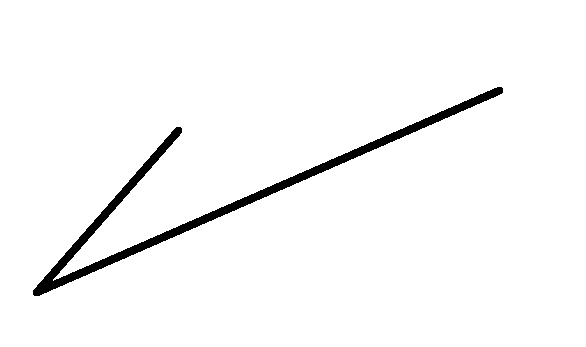
#> input picture Dscript Images/A.png, 586 x 347 px
$ python -i processing.py   (imports and definitions only)
#> lines starting #> are read from the running program, lines starting #| are printed output that depends on the picture; after the words box and inside, x2 and y2 are one past the last pixel; in counts of white or black regions, pixels touching at a corner belong together
import compression
import cv2
import numpy as np
from skimage.morphology import skeletonize
import networkx as nx

def preprocess_image(image_path):
    img = cv2.imread(image_path, cv2.IMREAD_GRAYSCALE)
    if img is None:
        raise ValueError("Invalid image path")
    _, thresh = cv2.threshold(img, 127, 255, cv2.THRESH_BINARY_INV)
    return thresh

def get_components(binary_img, min_size=30, merge_threshold=15):
    num_labels, labels = cv2.connectedComponents(binary_img)
    raw_components = []
    for label in range(1, num_labels):
        mask = np.uint8(labels == label) * 255
        if cv2.countNonZero(mask) < min_size:
            continue
        raw_components.append(mask)
    merged = []
    used = [False] * len(raw_components)
    for i in range(len(raw_components)):
        if used[i]:
            continue
        base = raw_components[i].copy()
        used[i] = True
        x1, y1, w1, h1 = cv2.boundingRect(base)
        for j in range(i+1, len(raw_components)):
            if used[j]:
                continue
            x2, y2, w2, h2 = cv2.boundingRect(raw_components[j])
            close_x = abs(x1 - x2) < merge_threshold
            close_y = abs(y1 - y2) < merge_threshold
            if close_x and close_y:
                base = cv2.bitwise_or(base, raw_components[j])
                used[j] = True
                x1, y1, w1, h1 = cv2.boundingRect(base)
        merged.append(base)
    return merged

def extract_contours(component):
    contours, _ = cv2.findContours(component, cv2.RETR_EXTERNAL, cv2.CHAIN_APPROX_NONE)
    return contours

def get_skeleton(component):
    binary = component // 255
    kernel = np.ones((3, 3), np.uint8)
    binary = cv2.morphologyEx(binary.astype(np.uint8), cv2.MORPH_CLOSE, kernel)
    skeleton = skeletonize(binary)
    return skeleton.astype(np.uint8)

def get_neighbors(skeleton, x, y):
    neighbors = []
    h, w = skeleton.shape
    for dy in [-1, 0, 1]:
        for dx in [-1, 0, 1]:
            if dx == 0 and dy == 0:
                continue
            nx, ny = x + dx, y + dy
            if 0 <= nx < w and 0 <= ny < h:
                if skeleton[ny, nx] == 1:
                    neighbors.append((nx, ny))
    return neighbors

def detect_keypoints(skeleton):
    keypoints = []
    h, w = skeleton.shape
    for y in range(1, h-1):
        for x in range(1, w-1):
            if skeleton[y, x] == 1:
                neighbors = get_neighbors(skeleton, x, y)
                if len(neighbors) == 1:
                    keypoints.append(("endpoint", (x, y)))
                elif len(neighbors) > 2:
                    keypoints.append(("junction", (x, y)))
    return keypoints

def compute_stroke_features(points):
    if len(points) < 3:
        return {
            "num_corners": 0,
            "corner_angles": [],
            "is_straight": True}
    directions = []
    for i in range(1, len(points)):
        x1, y1 = points[i-1]
        x2, y2 = points[i]
        dx, dy = x2 - x1, y2 - y1
        norm = np.hypot(dx, dy)
        if norm == 0:
            continue
        directions.append((dx/norm, dy/norm))
    corner_angles = []
    for i in range(1, len(directions)):
        v1 = np.array(directions[i-1])
        v2 = np.array(directions[i])
        dot = np.clip(np.dot(v1, v2), -1.0, 1.0)
        angle = np.degrees(np.arccos(dot))
        if angle > 25:
            corner_angles.append(angle)
    num_corners = len(corner_angles)
    return {
        "num_corners": num_corners,
        "corner_angles": corner_angles,
        "is_straight": num_corners == 0}

def extract_strokes(skeleton, keypoints):
    visited_edges = set()
    strokes = []
    keypoint_coords = set(coord for _, coord in keypoints)
    if len(keypoints) == 0:
        coords = set((x, y) for y, x in np.argwhere(skeleton == 1))
        start = min(coords)
        path = [start]
        visited = {start}
        current = start
        prev = None
        while True:
            neighbors = get_neighbors(skeleton, current[0], current[1])
            if prev and prev in neighbors:
                neighbors.remove(prev)
            next_candidates = [n for n in neighbors if n not in visited]
            if not next_candidates:
                break
            next_pt = next_candidates[0]
            path.append(next_pt)
            visited.add(next_pt)
            prev = current
            current = next_pt
        features = compute_stroke_features(path)
        return [{
            "points": path,
            "length": len(path),
            "num_corners": features["num_corners"],
            "corner_angles": features["corner_angles"],
            "is_straight": features["is_straight"],
            "is_loop": True}]
    def trace_edge(start, next_pt):
        path = [start, next_pt]
        current = next_pt
        prev = start
        while True:
            edge=(prev, current)
            rev_edge = (current, prev)
            visited_edges.add(edge)
            visited_edges.add(rev_edge)
            if current in keypoint_coords and current != start:
                break
            neighbors = get_neighbors(skeleton, current[0], current[1])
            if prev in neighbors:
                neighbors.remove(prev)
            if not neighbors:
                break
            next_candidates = [n for n in neighbors
                               if (current, n) not in visited_edges]
            if next_candidates:
                next_step = next_candidates[0]
            else:
                break
            path.append(next_step)
            prev = current
            current = next_step
        return path
    for _, kp in keypoints:
        neighbors = get_neighbors(skeleton, kp[0], kp[1])
        for n in neighbors:
            edge = (kp, n)
            if edge in visited_edges:
                continue
            path = trace_edge(kp, n)
            if len(path) > 1:
                features = compute_stroke_features(path)
                strokes.append({
                    "points": path,
                    "length": len(path),
                    "num_corners": features["num_corners"],
                    "corner_angles": features["corner_angles"],
                    "is_straight": features["is_straight"],
                    "is_loop": False})
    all_pixels = set((x, y) for y, x in np.argwhere(skeleton == 1))
    for p in all_pixels:
        neighbors = get_neighbors(skeleton, p[0], p[1])
        for n in neighbors:
            edge = (p, n)
            if edge in visited_edges:
                continue
            path = trace_edge(p, n)
            if len(path) > 1:
                features = compute_stroke_features(path)
                strokes.append({
                    "points": path,
                    "length": len(path),
                    "num_corners": features["num_corners"],
                    "corner_angles": features["corner_angles"],
                    "is_straight": features["is_straight"],
                    "is_loop": False})
    return strokes

def build_graph(keypoints, strokes):
    G = nx.Graph()
    kp_index = {coord: i for i, (_, coord) in enumerate(keypoints)}
    for idx, (ptype, coord) in enumerate(keypoints):
        G.add_node(idx, type=ptype, pos=coord)
    for stroke in strokes:
        points = stroke["points"]
        stroke_kps = [pt for pt in points if pt in kp_index]
        for i in range(len(stroke_kps)-1):
            a = kp_index[stroke_kps[i]]
            b = kp_index[stroke_kps[i+1]]
            G.add_edge(a, b, weight=stroke["length"], corners=stroke["num_corners"])
    return G

def compute_spatial_relations(components):
    relations = []
    for i in range(len(components)):
        for j in range(i+1, len(components)):
            x1, y1, w1, h1 = cv2.boundingRect(components[i])
            x2, y2, w2, h2 = cv2.boundingRect(components[j])
            if y1 < y2:
                relations.append((i, j, "above"))
            elif y1 > y2:
                relations.append((i, j, "below"))
            if x1 < x2:
                relations.append((i, j, "left"))
            elif x1 > x2:
                relations.append((i, j, "right"))
    return relations

def normalize_symbol(keypoints, strokes):
    all_points = []
    for _, (x, y) in keypoints:
        all_points.append((x, y))
    for stroke in strokes:
        all_points.extend(stroke["points"])
    if not all_points:
        return keypoints, strokes
    xs = [p[0] for p in all_points]
    ys = [p[1] for p in all_points]
    min_x, max_x = min(xs), max(xs)
    min_y, max_y = min(ys), max(ys)
    width = max_x - min_x
    height = max_y - min_y
    scale = max(width, height)
    if scale == 0:
        scale = 1
    compression_factor = 0.6
    if height > width:
        scale_y = scale
        scale_x = scale
        compress_y = compression_factor
        compress_x = 1.0
    else:
        scale_x = scale
        scale_y = scale
        compress_x = compression_factor
        compress_y = 1.0
    norm_keypoints = []
    for t, (x, y) in keypoints:
        nx = ((x - min_x) / scale_x) * compress_x
        ny = ((y - min_y) / scale_y) * compress_y
        norm_keypoints.append((t, (nx, ny)))
    norm_strokes = []
    for stroke in strokes:
        new_points = []
        for x, y in stroke["points"]:
            nx = ((x - min_x) / scale_x) * compress_x
            ny = ((y - min_y) / scale_y) * compress_y
            new_points.append((nx, ny))
        norm_strokes.append({
            "points": new_points,
            "length": len(new_points),
            "num_corners": stroke.get("num_corners", 0),
            "corner_angles": stroke.get("corner_angles", []),
            "is_straight": stroke.get("is_straight", False),
            "is_loop": stroke.get("is_loop", False)})
    return norm_keypoints, norm_strokes

def process_symbol(image_path):
    binary = preprocess_image(image_path)
#> in preprocess_image, `img = cv2.imread(image_path, cv2.IMREAD_GRAYSCALE)`: img: shape (347, 586); 97.2% white; 1 black region, box (x1, y1, x2, y2) and area: (33, 87, 503, 296) 5757
    components = get_components(binary)
#> in get_components, `num_labels, labels = cv2.connectedComponents(binary_img)`: num_labels = 2
#> after the loop in get_components, `for label in range(1, num_labels):`: raw_components = 1 item
#> in get_components, `used = [False] * len(raw_components)`: used = [False]
#> the loop in get_components, `for i in range(len(raw_components)):` made 1 pass
#> after the loop in get_components, `for i in range(len(raw_components)):`: merged = 1 item; used = [True]
#> components = 1 item
    symbol_data = {"components": [], "relations": []}
    all_keypoints = []
    all_strokes = []
    for idx, comp in enumerate(components):
        skeleton = get_skeleton(comp)
        keypoints = detect_keypoints(skeleton)
        num_junctions = sum(1 for t, _ in keypoints if t == "junction")
        num_endpoints = sum(1 for t, _ in keypoints if t == "endpoint")
        strokes = extract_strokes(skeleton, keypoints)
        all_keypoints.extend(keypoints)
        all_strokes.extend(strokes)
        component_data = {
            "id": idx,
            "keypoints": keypoints,
            "strokes": strokes,
            "structure": {
                "junctions": num_junctions,
                "endpoints": num_endpoints},
            "geometry": {
                "num_strokes": len(strokes),
                "total_corners": sum(s["num_corners"] for s in strokes),
                "has_loop": any(s.get("is_loop", False) for s in strokes)}}
        symbol_data["components"].append(component_data)
#> this loop made 1 pass
#> kernel in get_skeleton on pass 1: [[1, 1, 1], [1, 1, 1], [1, 1, 1]]
#> pass 1, in get_skeleton, `skeleton = skeletonize(binary)`:
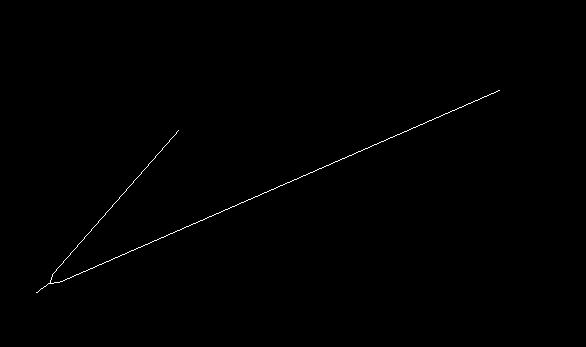
#> skeleton: shape (347, 586) bool; 0.3% white in thin lines or dots, all inside (x1, y1, x2, y2) = (36, 90, 500, 293)
    all_keypoints, all_strokes = normalize_symbol(all_keypoints, all_strokes)
#> the loop in normalize_symbol, `for _, (x, y) in keypoints:` made 7 passes
#> (x, y) on passes 1 to 7: (499, 90), (178, 130), (50, 282), (49, 283), (50, 283), (51, 283), (36, 292)
#> the loop in normalize_symbol, `for stroke in strokes:` made 8 passes
#> the loop in normalize_symbol, `for t, (x, y) in keypoints:` made 7 passes
    stroke_idx = 0
    for comp in symbol_data["components"]:
        num = len(comp["strokes"])
        comp["strokes"] = all_strokes[stroke_idx:stroke_idx + num]
        stroke_idx += num
    graph = build_graph(all_keypoints, all_strokes)
#> the loop in build_graph, `for idx, (ptype, coord) in enumerate(keypoints):` made 7 passes
#> (ptype, coord) on passes 1 to 7: ('endpoint', (0.6, 0)), ('endpoint', (0.184, 0.0864)), ('junction', (0.0181, 0.415)), ('junction', (0.0168, 0.417)), ('junction', (0.0181, 0.417)), ('junction', (0.0194, 0.417)), ('endpoint', (0, 0.436))
#> the loop in build_graph, `for stroke in strokes:` made 8 passes
    symbol_data["graph"] = nx.node_link_data(graph)
    symbol_data["relations"] = compute_spatial_relations(components)
#> the loop in compute_spatial_relations, `for i in range(len(components)):` made 1 pass
    return symbol_data

>>> result = process_symbol('Dscript Images/A.png')

$ run again, on Dscript Images/E.png
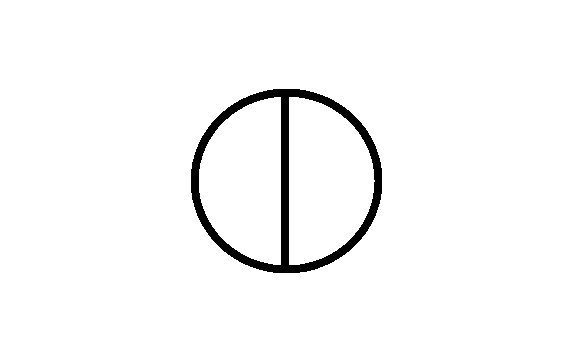
#> input picture Dscript Images/E.png, 586 x 347 px
#> img: shape (347, 586); 97.1% white; 1 black region, box (x1, y1, x2, y2) and area: (191, 89, 382, 273) 5863
#> num_labels = 2
#> after the loop in get_components, `for label in range(1, num_labels):`: raw_components = 1 item
#> in get_components, `used = [False] * len(raw_components)`: used = [False]
#> the loop in get_components, `for i in range(len(raw_components)):` made 1 pass
#> after the loop in get_components, `for i in range(len(raw_components)):`: merged = 1 item; used = [True]
#> components = 1 item
#> the loop in process_symbol, `for idx, comp in enumerate(components):` made 1 pass
#> kernel in get_skeleton on pass 1: [[1, 1, 1], [1, 1, 1], [1, 1, 1]]
#> pass 1, in get_skeleton, `skeleton = skeletonize(binary)`:
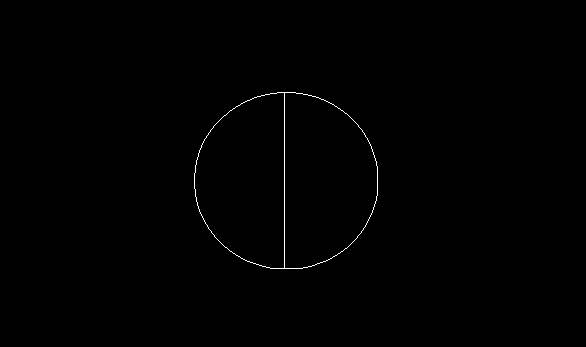
#> skeleton: shape (347, 586) bool; 0.34% white in thin lines or dots, all inside (x1, y1, x2, y2) = (194, 92, 378, 269)
#> the loop in normalize_symbol, `for _, (x, y) in keypoints:` made 8 passes
#> (x, y) on passes 1 to 8: (283, 92), (284, 92), (285, 92), (284, 93), (284, 267), (283, 268), (284, 268), (285, 268)
#> the loop in normalize_symbol, `for stroke in strokes:` made 13 passes
#> the loop in normalize_symbol, `for t, (x, y) in keypoints:` made 8 passes
#> the loop in build_graph, `for idx, (ptype, coord) in enumerate(keypoints):` made 8 passes
#> coord on passes 1 to 8: (0.292, 0), (0.295, 0), (0.298, 0), (0.295, 0.00546), (0.295, 0.956), (0.292, 0.962), (0.295, 0.962), (0.298, 0.962)
#> the loop in build_graph, `for stroke in strokes:` made 13 passes
#> the loop in compute_spatial_relations, `for i in range(len(components)):` made 1 pass

$ run again, on Dscript Images/F.png
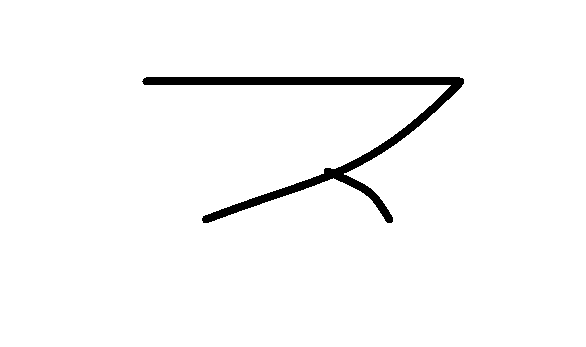
#> input picture Dscript Images/F.png, 586 x 347 px
#> img: shape (347, 586); 97.3% white; 1 black region, box (x1, y1, x2, y2) and area: (142, 77, 464, 223) 5501
#> num_labels = 2
#> after the loop in get_components, `for label in range(1, num_labels):`: raw_components = 1 item
#> in get_components, `used = [False] * len(raw_components)`: used = [False]
#> the loop in get_components, `for i in range(len(raw_components)):` made 1 pass
#> after the loop in get_components, `for i in range(len(raw_components)):`: merged = 1 item; used = [True]
#> components = 1 item
#> the loop in process_symbol, `for idx, comp in enumerate(components):` made 1 pass
#> kernel in get_skeleton on pass 1: [[1, 1, 1], [1, 1, 1], [1, 1, 1]]
#> pass 1, in get_skeleton, `skeleton = skeletonize(binary)`:
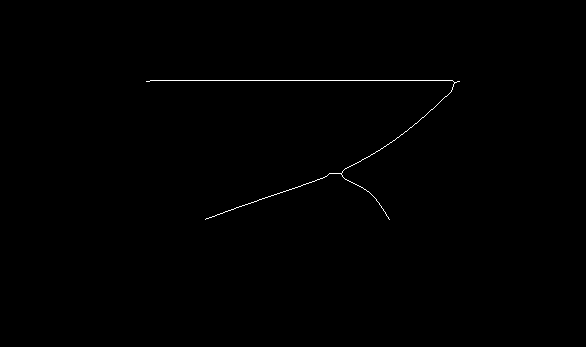
#> skeleton: shape (347, 586) bool; 0.31% white in thin lines or dots, all inside (x1, y1, x2, y2) = (146, 80, 460, 220)
#> the loop in normalize_symbol, `for _, (x, y) in keypoints:` made 10 passes
#> (x, y) on passes 1 to 8: (146, 81), (459, 81), (454, 82), (455, 82), (454, 83), (340, 173), (341, 173), (341, 174)
#> the loop in normalize_symbol, `for stroke in strokes:` made 11 passes
#> the loop in normalize_symbol, `for t, (x, y) in keypoints:` made 10 passes
#> the loop in build_graph, `for idx, (ptype, coord) in enumerate(keypoints):` made 10 passes
#> (ptype, coord) on passes 1 to 8: ('endpoint', (0, 0.00319)), ('endpoint', (0.6, 0.00319)), ('junction', (0.59, 0.00639)), ('junction', (0.592, 0.00639)), ('junction', (0.59, 0.00958)), ('junction', (0.372, 0.297)), ('junction', (0.374, 0.297)), ('junction', (0.374, 0.3))
#> the loop in build_graph, `for stroke in strokes:` made 11 passes
#> the loop in compute_spatial_relations, `for i in range(len(components)):` made 1 pass

$ run again, on Dscript Images/G.png
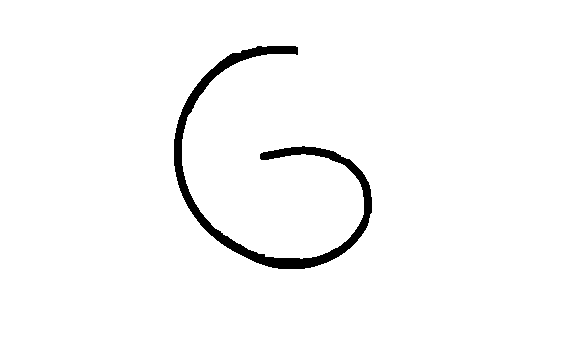
#> input picture Dscript Images/G.png, 586 x 347 px
#> img: shape (347, 586); 97.5% white; 1 black region, box (x1, y1, x2, y2) and area: (174, 46, 372, 269) 5092
#> num_labels = 2
#> after the loop in get_components, `for label in range(1, num_labels):`: raw_components = 1 item
#> in get_components, `used = [False] * len(raw_components)`: used = [False]
#> the loop in get_components, `for i in range(len(raw_components)):` made 1 pass
#> after the loop in get_components, `for i in range(len(raw_components)):`: merged = 1 item; used = [True]
#> components = 1 item
#> the loop in process_symbol, `for idx, comp in enumerate(components):` made 1 pass
#> kernel in get_skeleton on pass 1: [[1, 1, 1], [1, 1, 1], [1, 1, 1]]
#> pass 1, in get_skeleton, `skeleton = skeletonize(binary)`:
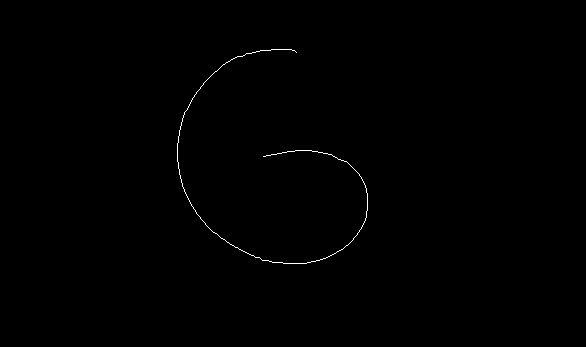
#> skeleton: shape (347, 586) bool; 0.27% white in thin lines or dots, all inside (x1, y1, x2, y2) = (177, 49, 368, 264)
#> the loop in normalize_symbol, `for _, (x, y) in keypoints:` made 2 passes
#> (x, y) on passes 1 to 2: (296, 52), (263, 156)
#> the loop in normalize_symbol, `for stroke in strokes:` made 1 pass
#> the loop in normalize_symbol, `for t, (x, y) in keypoints:` made 2 passes
#> the loop in build_graph, `for idx, (ptype, coord) in enumerate(keypoints):` made 2 passes
#> (ptype, coord) on passes 1 to 2: ('endpoint', (0.556, 0.00841)), ('endpoint', (0.402, 0.3))
#> the loop in build_graph, `for stroke in strokes:` made 1 pass
#> the loop in compute_spatial_relations, `for i in range(len(components)):` made 1 pass
